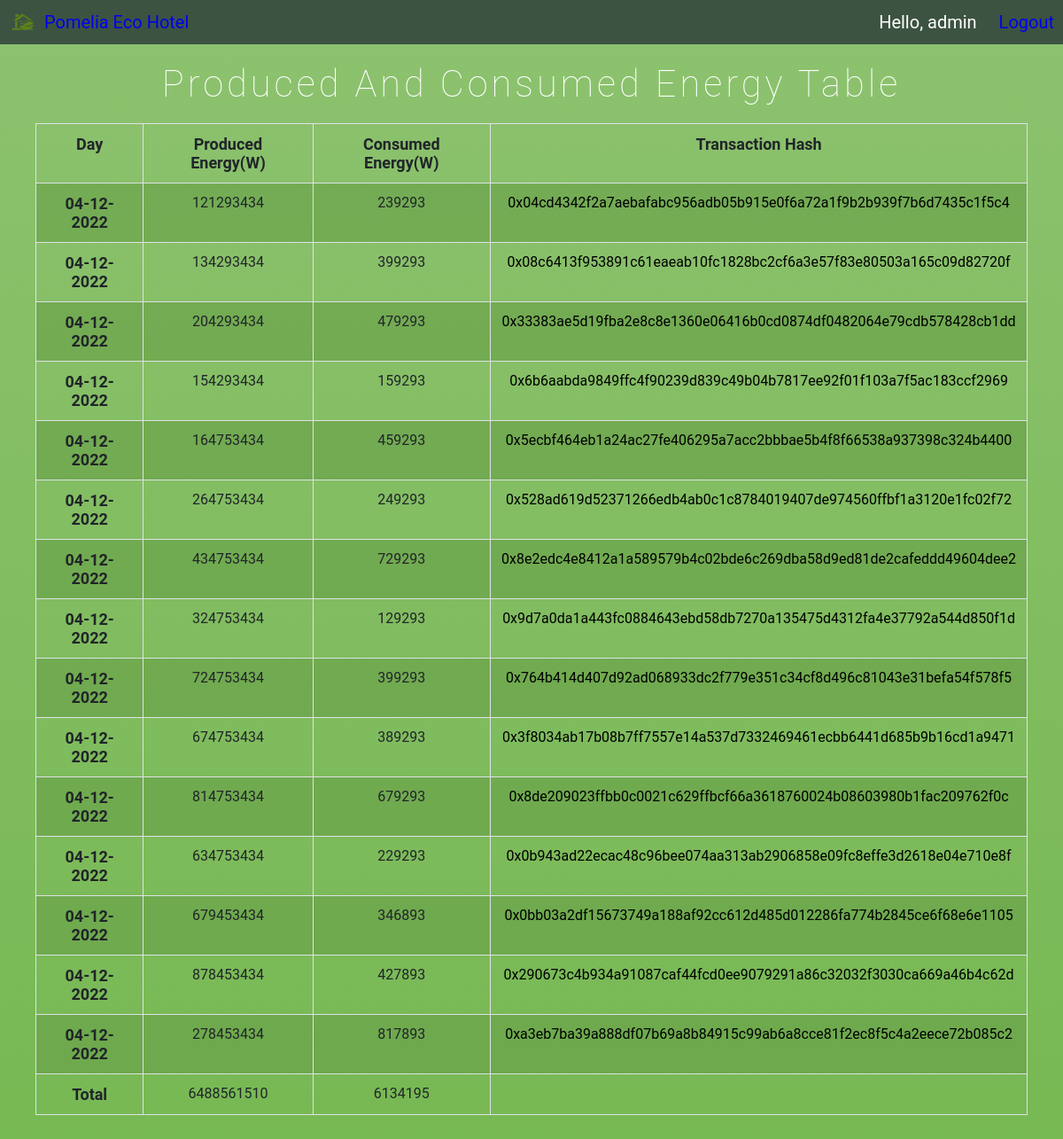
/consumi/ (signed in), run on an earlier commit of the app's database.
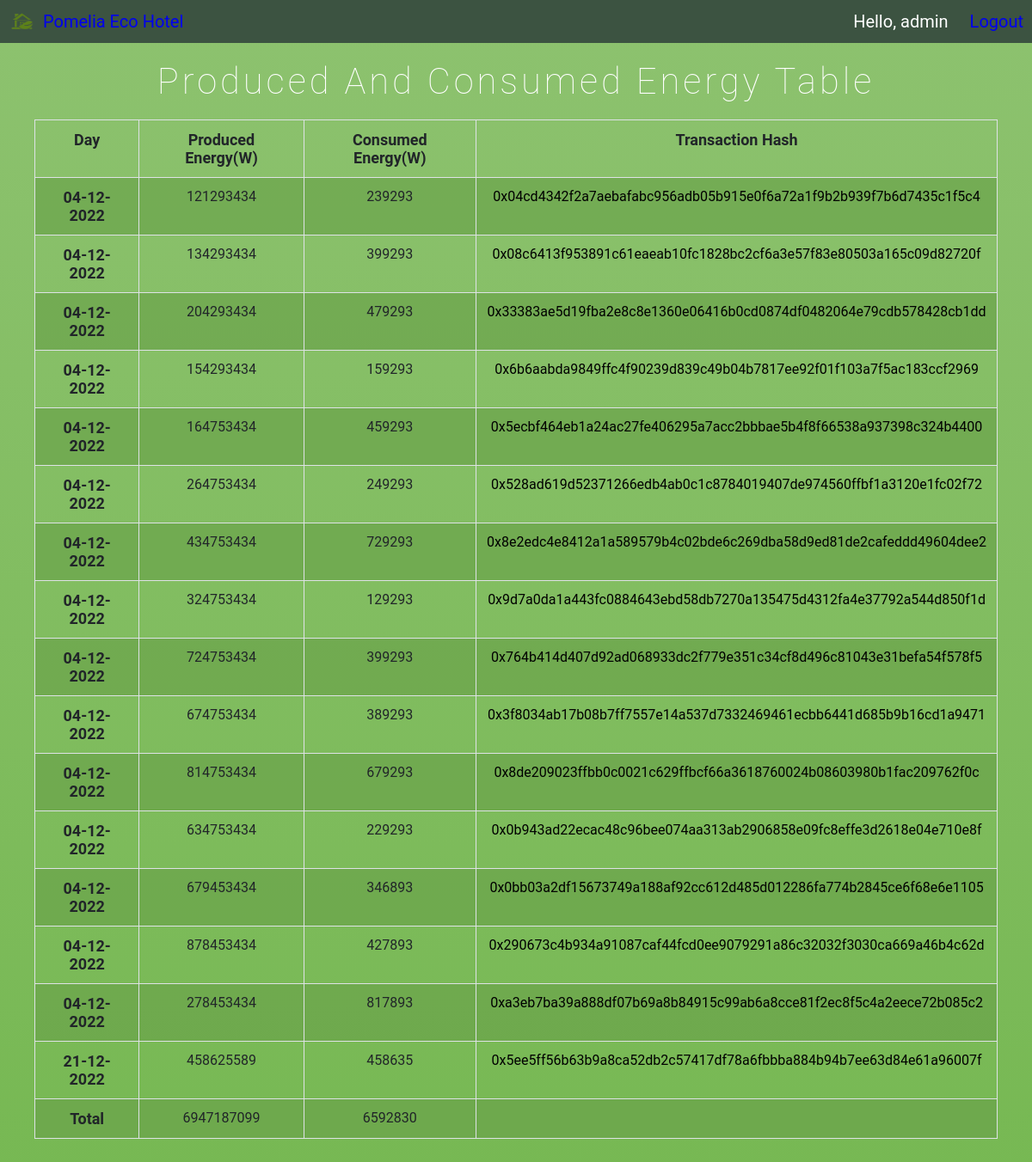
And on a later commit of the database.
### accounts/models.py (models this page shows, shortened)
class Consumi(models.Model):
    datetime = models.DateTimeField(auto_now_add=True)
    produced_energy_in_watt = models.TextField()
    consumed_energy_in_watt = models.TextField()
    hash = models.CharField(max_length=32, default=None, null=True)
    hash2 = models.CharField(max_length=32, default=None, null=True)
    txId=models.CharField(max_length=66, default=None, null=True)

### accounts/views.py (the view, shortened to what this page needs)
# urls.py: path('consumi/', views.consumiPage, name='consumi'),
@csrf_exempt
@login_required(login_url='login')
def consumiPage(request):
    data = Consumi.objects.all()
    totaleP = 0
    totaleC = 0
    for object in data:
        totaleP += int(object.produced_energy_in_watt)
        totaleC += int(object.consumed_energy_in_watt)
    return render(request, 'accounts/consumi.html',  {'data': data, 'totaleP': totaleP, 'totaleC': totaleC})

### accounts/templates/accounts/consumi.html (shortened to what this page needs)
{% extends 'accounts/common.html' %} {% block content %}
<div class="wrapper-nav">
  <div class="table-wrap">
    <h1>Produced and Consumed Energy Table</h1>
    <table class="table">
      <thead>
        <tr>
          <th>Day</th>
          <th>Produced Energy(W)</th>
          <th>Consumed Energy(W)</th>
          <th>Transaction Hash</th>
        </tr>
      </thead>
      <tbody>
        {% for object in data %}
        <tr>
          <th>{{object.datetime|date:'d-m-Y'}}</th>
          <td>{{object.produced_energy_in_watt}}</td>
          <td>{{object.consumed_energy_in_watt}}</td>
          <td>
            <a
              href="https://goerli.etherscan.io/tx/{{object.txId}}"
              target="_blank"
              >{{object.txId}}</a
            >
          </td>
        </tr>
        {% endfor %} {% if request.user.is_staff %}
        <tr>
          <th>Total</th>
          <td>{{totaleP}}</td>
          <td>{{totaleC}}</td>
          <td></td>
        </tr>
        {% endif %}
      </tbody>
    </table>
  </div>
  <ul class="colorlib-bubbles">
  </ul>
</div>
{% endblock %}

### accounts/templates/accounts/common.html (shortened to what this page needs)
{% load static %}
<!DOCTYPE html>
<html lang="it">
  <head>
    <link
      href="{% static '/css/style.css' %}"
      rel="stylesheet"
      type="text/css"
      media="all"
    />
  </head>
  <body>
    <nav class="navbar">
      <div class="nav-elem">
        <a class="logo" href="{% url 'home' %}">
          {% load static %}
          <img
            src="{% static '/img/logo.png' %}"
            alt=""
            width="30"
            height="24"
            class="img"
          />
          Pomelia Eco Hotel
        </a>
      </div>
      <div class="nav-elem">
        <span class="hello-msg">Hello, {{request.user}}</span>
        <span> <a href="{% url 'logout' %}">Logout</a></span>
      </div>
    </nav>
    {% block content %} {% endblock %}
  </body>
</html>

### accounts/static/css/style.css (style rules this page uses)
.navbar { display: flex; position: fixed; justify-content: space-between; align-items: center; background-color: rgb(60, 83, 65); height: 50px; width: 100%; text-decoration: none; font-size: 20px; color: white; z-index: 10; top: 0; }
.nav-elem { padding: 10px; }
.logo { display: flex; align-items: center; }
.hello-msg { margin-right: 20px; }
.img { margin-right: 10px; }
.wrapper-nav { z-index: 9; height: 100%; width: 100%; }
.table-wrap { display: flex; flex-direction: column; padding: 70px 20px; }
.table { color: #212529; margin: 20px; border-collapse: collapse; overflow-x: scroll; }
.table th, .table td { padding: 0.75rem; vertical-align: top; border: 1px solid #dee2e6; text-align: center; text-decoration: none; }
tbody tr:nth-child(odd) { background-color: rgba(106, 163, 75, 0.692); }
.table thead { font-weight: bold; font-size: 18px; }
.table tbody tr th { font-weight: bold; font-size: 18px; }
.table a { text-decoration: none; color: black; }
html, body, div, span, applet, object, iframe, h1, h2, h3, h4, h5, h6, p, blockquote, pre, a, abbr, acronym, address, big, cite, code, del, dfn, em, img, ins, kbd, q, s, samp, small, strike, strong, sub, sup, tt, var, b, u, i, dl, dt, dd, ol, nav ul, nav li, fieldset, form, label, legend, table, caption, tbody, tfoot, thead, tr, th, td, article, aside, canvas, details, embed, figure, figcaption, footer, header, hgroup, menu, nav, output, ruby, section, summary, time, mark, audio, video { margin: 0; padding: 0; border: 0; font-size: 100%; font: inherit; vertical-align: baseline; }
html, body { height: 100%; }
article, aside, details, figcaption, figure, footer, header, hgroup, menu, nav, section { display: block; }
ol, ul { list-style: none; margin: 0px; padding: 0px; }
table { border-collapse: collapse; border-spacing: 0; }
a { text-decoration: none; }
img { max-width: 100%; }
body { background: #76b852; background: -webkit-linear-gradient(to top, #76b852, #8DC26F); background: -moz-linear-gradient(to top, #76b852, #8DC26F); background: -o-linear-gradient(to top, #76b852, #8DC26F); background: linear-gradient(to top, #76b852, #8DC26F); background-size: cover; background-attachment: fixed; font-family: 'Roboto', sans-serif; }
h1 { font-size: 3em; text-align: center; color: #fff; font-weight: 100; text-transform: capitalize; letter-spacing: 4px; font-family: 'Roboto', sans-serif; }
.colorlib-bubbles { position: absolute; top: 0; left: 0; width: 100%; height: 100%; z-index: -1; overflow: hidden; }
@media (max-width:1366px) { h1 { font-size: 2.6em; } }

What changed in the data, as far as the page shows it:
added Consumi: datetime "21-12-2022", produced_energy_in_watt "458625589", consumed_energy_in_watt "458635", txId "0x5ee5ff56b63b9a8ca52db2c57417df78a6fbbba884b94b7ee63d84e61a96007f"
Also different on the page:
{{ totaleP }}: "6488561510" → "6947187099"
{{ totaleC }}: "6134195" → "6592830"
